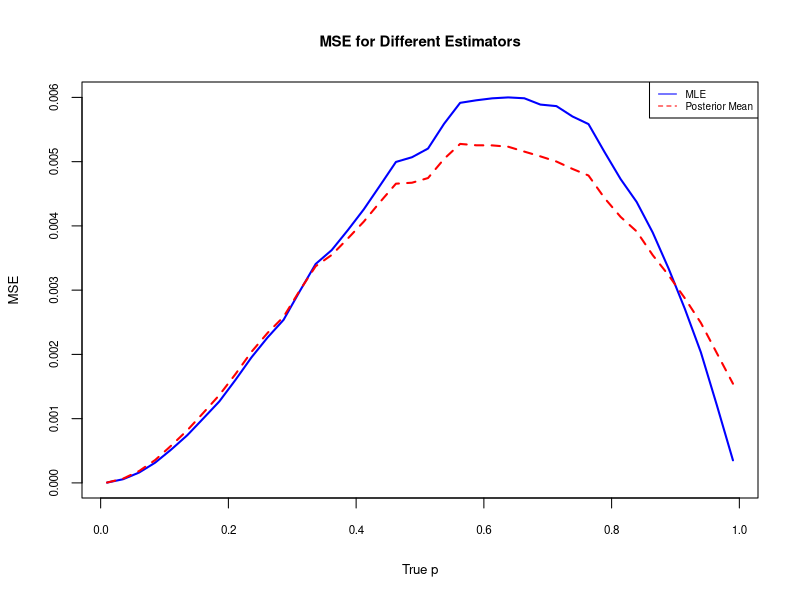

Source code (R):
## ---- chunk 1
n <- 50 
true_size <- 0.5 #r

p_grid <- seq(0.01, 0.99, length.out = 40)
mse_results <- sapply(p_grid, function(p) {
  
  # Run simulations for each specific p in the grid
  temp_sims <- replicate(10000, {
    x <- rnbinom(n = n, size = true_size, prob = p)
    x_avg = mean(x)
    x_sum = sum(x)
    
    p.mle <- true_size / (true_size + x_avg)
    p.pm <- (1 + n * true_size) / (2 + n * true_size + x_sum)
    
    c(mle = p.mle, pm = p.pm)
  })
  
  # Calculate MSE for this specific p
  mse_mle_p <- mean((temp_sims["mle",] - p)^2)
  mse_pm_p <- mean((temp_sims["pm",] - p)^2)
  
  c(mse_mle = mse_mle_p, mse_mod = mse_pm_p)
})

# Plotting the curve
plot(p_grid, mse_results["mse_mle",], type = "l", col = "blue", lwd = 2,
     main = "MSE for Different Estimators", 
     xlab = "True p", 
     ylab = "MSE",
     cex.main = 0.9,  
     cex.lab = 0.8,   
     cex.axis = 0.7)

lines(p_grid, mse_results["mse_mod",], col = "red", lwd = 2, lty = 2)
legend("topright", 
       legend = c("MLE", "Posterior Mean"), 
       col = c("blue", "red"), 
       lty = 1:2,
       cex = 0.6)
